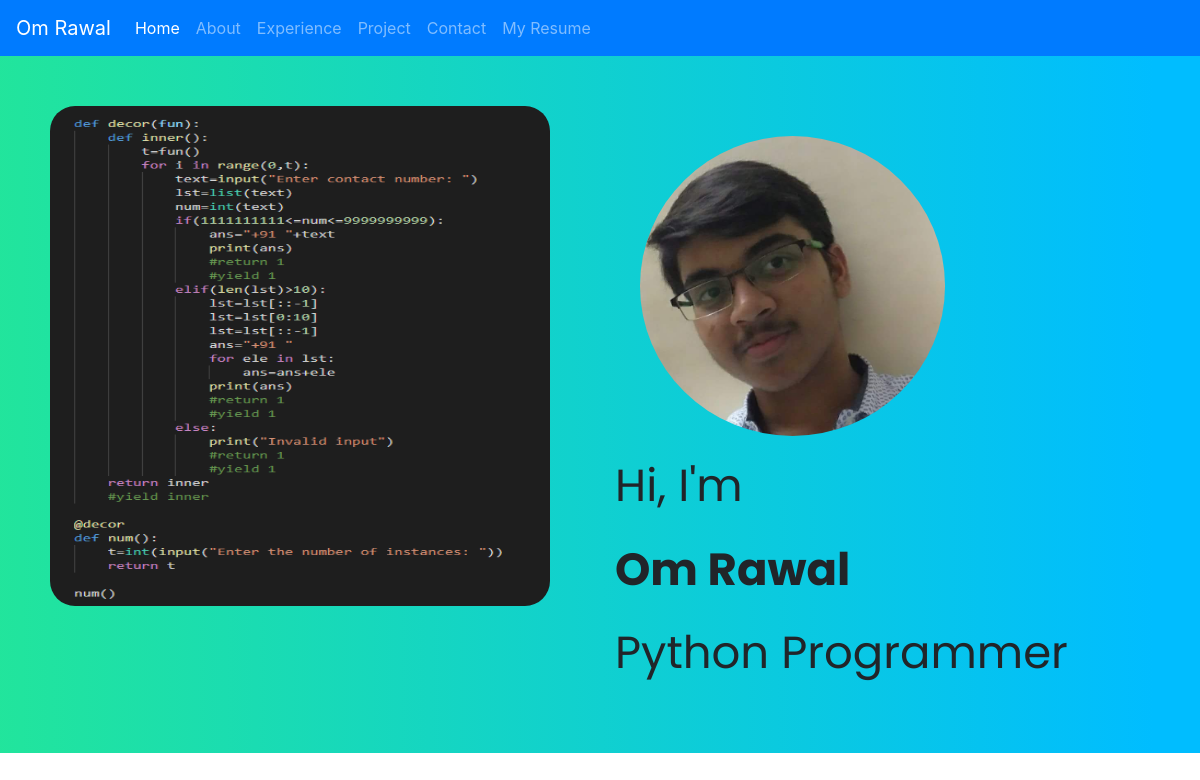
The page / on the database its author committed.
### basic_portfolio_app/models.py (models this page shows)
class Homepage(models.Model):
    fav_code=models.ImageField(upload_to='codesnippet')
    profile_pic=models.ImageField(upload_to='profilepic')
    job_profile=models.CharField(max_length=256)

### basic_portfolio_app/views.py (the view)
# urls.py: path('', views.home,name='portfolio-home'),
def home(request):
    homepage_data=Homepage.objects.all()
    return render(request,'basic_portfolio_app/home.html',{'homepage_data':homepage_data})

### basic_portfolio_app/templates/basic_portfolio_app/home.html
{% extends "basic_portfolio_app/base.html" %} {% load static %} {% block body_block %}
<div class="row" style=" padding:50px" id="grad">
    {% for data in homepage_data %}
    <div class="col-lg-6 col-md-12 no-padding banner-right">
        <p><img src="{{data.fav_code.url}}" style="border-radius: 5%;" height="500" width="500" alt="My Fav Code Snippet"> </p>
    </div>
    <div class="col-lg-6 col-md-12 banner-left">
        <p> <img src="{{data.profile_pic.url}}" style="height: 300px; border-radius: 50%; margin-top: 30px; margin-left: 25px;" alt="My ProfilePic"> </p>
        <p style="font-family: Poppins,sans-serif; font-size:45px">Hi, I'm</p>
        <p style="font-family: Poppins,sans-serif; font-size:45px;">
            <strong>Om Rawal</strong>
        </p>
        <p style="font-family: Poppins,sans-serif; font-size:45px">{{ data.job_profile }}</p>
    </div>
    {% endfor %}
</div>
{% endblock body_block %}

### basic_portfolio_app/static/css/mystyle.css (style rules this page uses)
#grad { background-image: linear-gradient(90deg, rgba(23, 228, 150, 0.9528186274509804) 0%, rgba(0, 189, 255, 1) 95%); }

### rows shown on the page
Homepage: fav_code (picture), profile_pic (picture), job_profile "Python Programmer"
